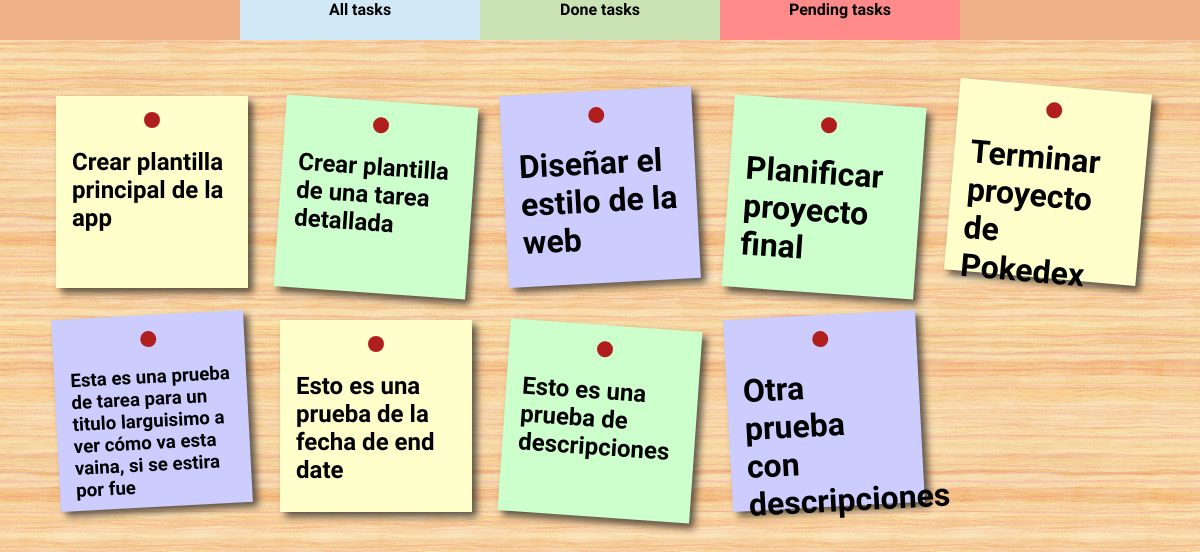
Screenshot of /todo/pending_tasks with the database file from the repository.
### todo/models.py (models this page shows, shortened)
class Task(models.Model):
    title = models.CharField(max_length=100, blank=False, null=False)
    description = models.TextField(max_length=500, null=True, blank=True)
    created_at = models.DateTimeField(auto_now_add=True)
    deadline = models.DateField(null=True, blank=True)
    done = models.BooleanField(default=False)
    slug = models.SlugField(unique=True)

### todo/views.py (the view)
# urls.py: path('pending_tasks', views.pending_tasks, name='pending_tasks'),
def pending_tasks(request):
    tasks = Task.objects.filter(done=False)
    return render(request, 'todo/home.html', dict(tasks=tasks))

### todo/templates/todo/home.html (shortened to what this page needs)
{% extends "base.html" %}
{% block body %}
    <ul id="tasks-container">
        {% for task in tasks %}
        <li class>
            <a class="task" href="{% url 'todo:task_detail' task.slug %}">
                <div class="detail-container">
                    <div class="detail"></div>
                </div>
                <div {% if task.done %}style="text-decoration: line-through;"{% endif%}>
                {% if task.title|length < 30 %}
                    <h1 >{{ task.title }}</h1>
                {% elif task.title|length < 50 %}
                    <h2>{{ task.title }}</h2>
                {% else %}
                    <h3>{{ task.title }}</h3>
                {% endif %}
                </div>
            </a>
        </li>
        {% endfor %}
    </ul><br>
{% endblock body %}

### todo/static/custom.css (style rules this page uses)
body { background-image: url(./assets/img/background.jpg); margin: 0; }
#tasks-container { margin: 0; padding-top: 10vh; display: flex; flex-wrap: wrap; justify-content: start; }
ul, li { list-style: none; }
.task { font-family: 'Reenie Beanie'; font-size: 1em; text-decoration:none; color:#000; background:#ffc; display:block; height:10em; width:10em; padding:1em; box-shadow: 5px 5px 7px rgba(33,33,33,.7); transition: 0.3s; }
ul li { margin: 1em; }
ul li:nth-child(even) a { transform:rotate(4deg); position:relative; top:5px; background:#cfc; }
ul li:nth-child(3n) a { transform:rotate(-3deg); position:relative; top:-5px; background:#ccf; }
ul li:nth-child(5n) a { transform:rotate(5deg); position:relative; top:-10px; }
.detail-container { display: flex; justify-content: center; }
.detail { background-color: rgb(177, 30, 30); border-radius: 50%; width: 1em; height: 1em; text-align: center; }

### rows the page displays
Task: title "Crear plantilla principal de la app"
Task: title "Crear plantilla de una tarea detallada"
Task: title "Diseñar el estilo de la web"
Task: title "Planificar proyecto final"
Task: title "Terminar proyecto de Pokedex"
Task: title "Esta es una prueba de tarea para un titulo larguisimo a ver cómo va esta vaina, si se estira por fue"
Task: title "Esto es una prueba de la fecha de end date"
Task: title "Esto es una prueba de descripciones"
Task: title "Otra prueba con descripciones"
